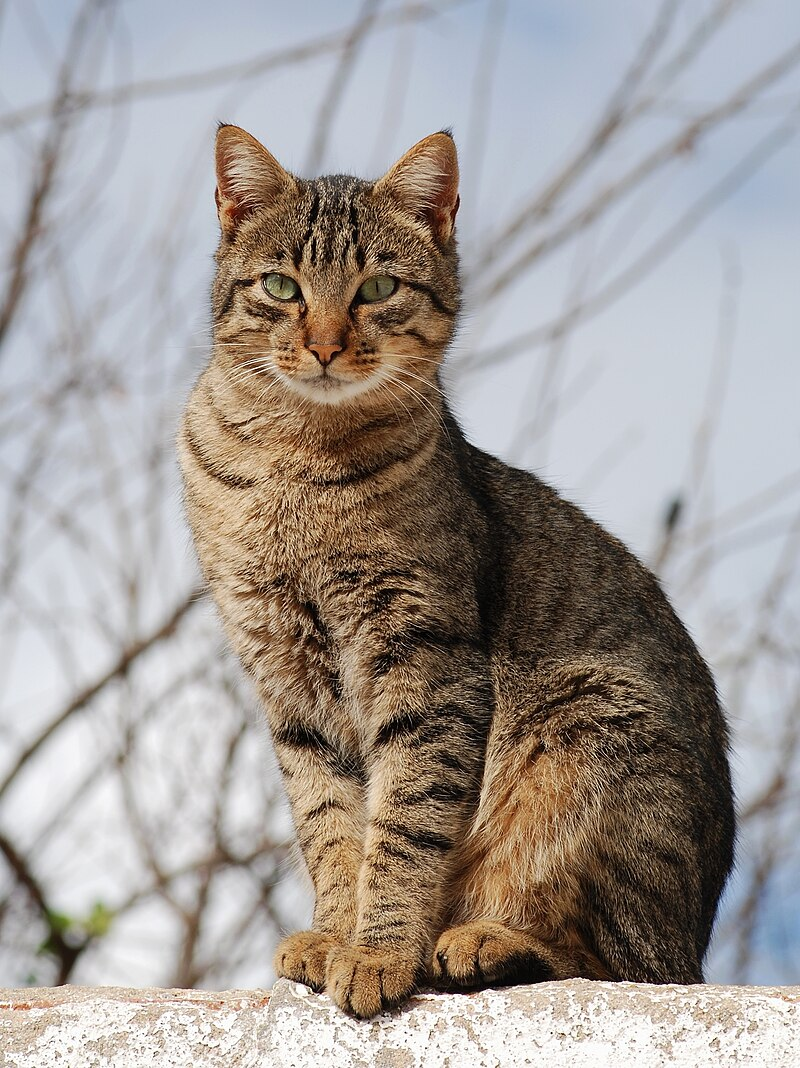
#> input picture Cat_November_2010-1a.jpg, 800 x 1068 px
$ python 'image procc.py'
#> lines starting #> are read from the running program, lines starting #| are printed output that depends on the picture
# [82 lines of commented-out code are left out]
from skimage import io, color, transform
# import matplotlib.pyplot as plt
import numpy as np

# Step 1: Load the image
image = io.imread('Cat_November_2010-1a.jpg')  # Replace with your image path
#> image is the input picture: shape (1068, 800, 3); mean R, G, B 161.7, 154.8, 150.4

# Step 2: Display the original image
io.imshow(image)
io.show()

# Step 3: Crop the top half of the image
height = image.shape[0]
#> height = 1068
cropped_image = image[:height // 2, :]  # Crop the top half
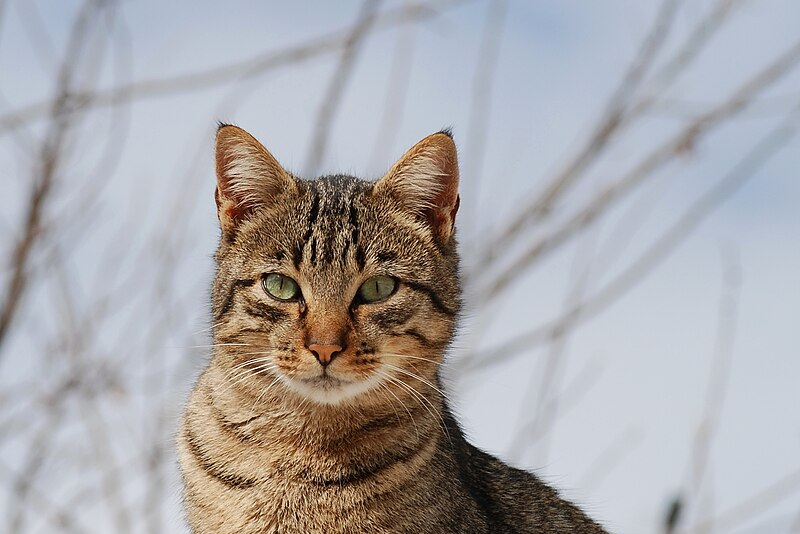
#> cropped_image: shape (534, 800, 3); mean R, G, B 169.5, 167.1, 169

gray_image = color.rgb2gray(cropped_image)
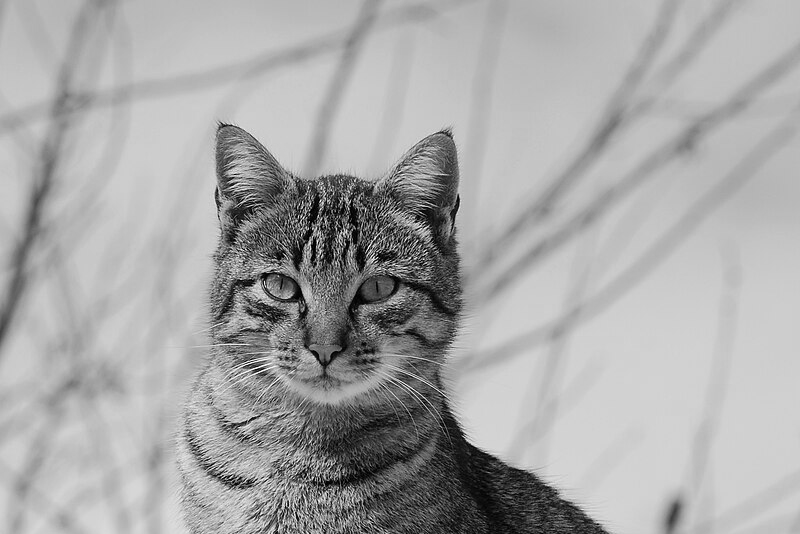
#> gray_image: shape (534, 800) float64; min 0, max 0.992, mean 0.658

gray_image_scaled = (gray_image * 255).astype(np.uint8)
gray_image_scaled[gray_image_scaled > 200] = 255
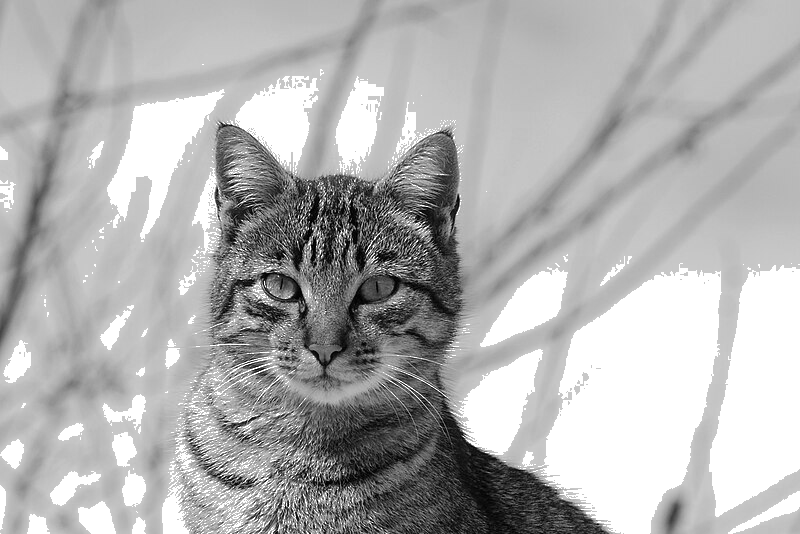
#> gray_image_scaled: shape (534, 800); min 0, max 255, mean 176.9

resized_image = transform.resize(gray_image_scaled, (gray_image_scaled.shape[0] // 2, gray_image_scaled.shape[1] // 2))

io.imshow(resized_image)
io.show()
